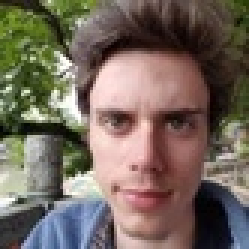
#> input picture training/gari2.jpeg, 83 x 83 px, shrunk from 200 x 200 before the run (shown 3 times larger); its folder holds 4 pictures in this run
$ python sss.py
#> lines starting #> are read from the running program, lines starting #| are printed output that depends on the picture; after the words box and inside, x2 and y2 are one past the last pixel; in counts of white or black regions, pixels touching at a corner belong together
import cv2 as cv
import numpy as np
import matplotlib as plot
import os


def init(imgDir):
    imgList = os.listdir(imgDir)
    imgMat = []
    for img in imgList:
        tmp = cv.imread('./training/' + img)
        imgMat.append(cv.cvtColor(tmp, cv.COLOR_BGR2GRAY))
    return imgMat


images = cv.imread('./training/gari2.jpeg')
#> images is the input picture: shape (83, 83, 3); mean B, G, R 93.2, 104, 116.6
gray = cv.cvtColor(images, cv.COLOR_BGR2GRAY)
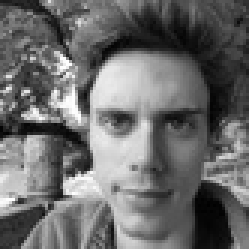
#> gray: shape (83, 83) (shown 3 times larger); min 0, max 255, mean 106.6
face_cascade = cv.CascadeClassifier('./frontface_template.xml')
faces = face_cascade.detectMultiScale(images,
                                      scaleFactor=1.1,
                                      minNeighbors=5)
#> faces = [[23, 20, 54, 54]]

print("Found {0} faces!".format(len(faces)))
#| Found 1 faces!

for (x, y, w, h) in faces:
    cv.rectangle(images, (x, y), (x+w, y+h), (0, 255, 0), 2)
#> this loop made 1 pass
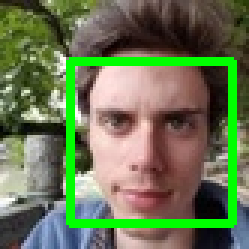
#> images: shape (83, 83, 3) (shown 3 times larger); 9.35% of pixels changed, all inside (x1, y1, x2, y2) = (22, 19, 79, 76)
    # roi_gray = images[y:y+h, x:x+w]
    # roi_color = img[y:y+h, x:x+w]

cv.imshow("Faces found", images)
cv.waitKey(0)
cv.destroyAllWindows()
